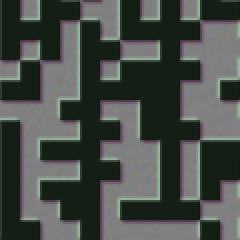
#> input picture MACS/misc/enter_the_matrix/unknown_edit.png, 120 x 120 px (shown 2 times larger)
$ python solve.py
#> lines starting #> are read from the running program, lines starting #| are printed output that depends on the picture; after the words box and inside, x2 and y2 are one past the last pixel; in counts of white or black regions, pixels touching at a corner belong together
from PIL import Image

# Load the image
image = Image.open('unknown_edit.png')  # Replace with your image path
#> image is the input picture: PIL image 120x120 RGBA; mean R, G, B, A 72.9, 77.8, 72.9, 255
image = image.convert('L')  # Convert to grayscale
#> image: PIL image 120x120 L

binary_string = ""

# Apply threshold to convert to strictly black and white
threshold_value = 90 # Adjust this threshold value if needed
image = image.point(lambda p: 0 if p < threshold_value else 255, '1')
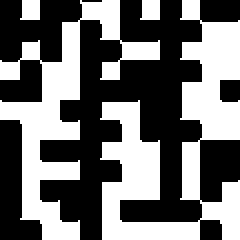
#> image: PIL image 120x120 1 (shown 2 times larger); 44.3% white; 4 white regions, box (x1, y1, x2, y2) and area: (50, 0, 120, 120) 3566, (0, 0, 80, 120) 2636, (10, 0, 20, 10) 91, (70, 0, 80, 10) 91

pixel_block_size = 10

# Get the dimensions of the image
width, height = image.size
#> width = 120; height = 120

# Initialize an empty binary string
binary_string = ''

for y in range(0, height, pixel_block_size):
    for x in range(0, width, pixel_block_size):
        # Define the boundaries for the current block
        x_end = min(x + pixel_block_size, width)
        y_end = min(y + pixel_block_size, height)

        # Track the count of black pixels in the block
        black_pixel_count = 0

        # Count black pixels in the current block
        for j in range(y, y_end):
            for i in range(x, x_end):
                pixel_color = image.getpixel((i, j))
                if pixel_color == 0:
                    black_pixel_count += 1

        # Determine if the majority of pixels in the block are black
        if black_pixel_count > (pixel_block_size * pixel_block_size) / 2:
            binary_string += '0'  # Add '1' for majority black blocks
        else:
            binary_string += '1'  # Add '0' for majority white blocks

# Print or use the binary string
print("Binary String:", binary_string)
#| Binary String: 010011010100000101000011010100110111101101000011001100000110111001100111011100100011010001110100011100110100010001110101011001000011001101111101
binary_values = [binary_string[i:i+8] for i in range(0, len(binary_string), 8)]
#> binary_values = ['01001101', '01000001', '01000011', '01010011', '01111011', '01000011', '00110000', '01101110', '01100111', '01110010', '00110100', '01110100', '01110011', '01000100', '01110101', '01100100', '00110011', '01111101']

# Convert each 8-bit binary value to ASCII
ascii_chars = ''.join([chr(int(binary, 2)) for binary in binary_values])

print(ascii_chars)
#| MACS{C0ngr4tsDud3}
